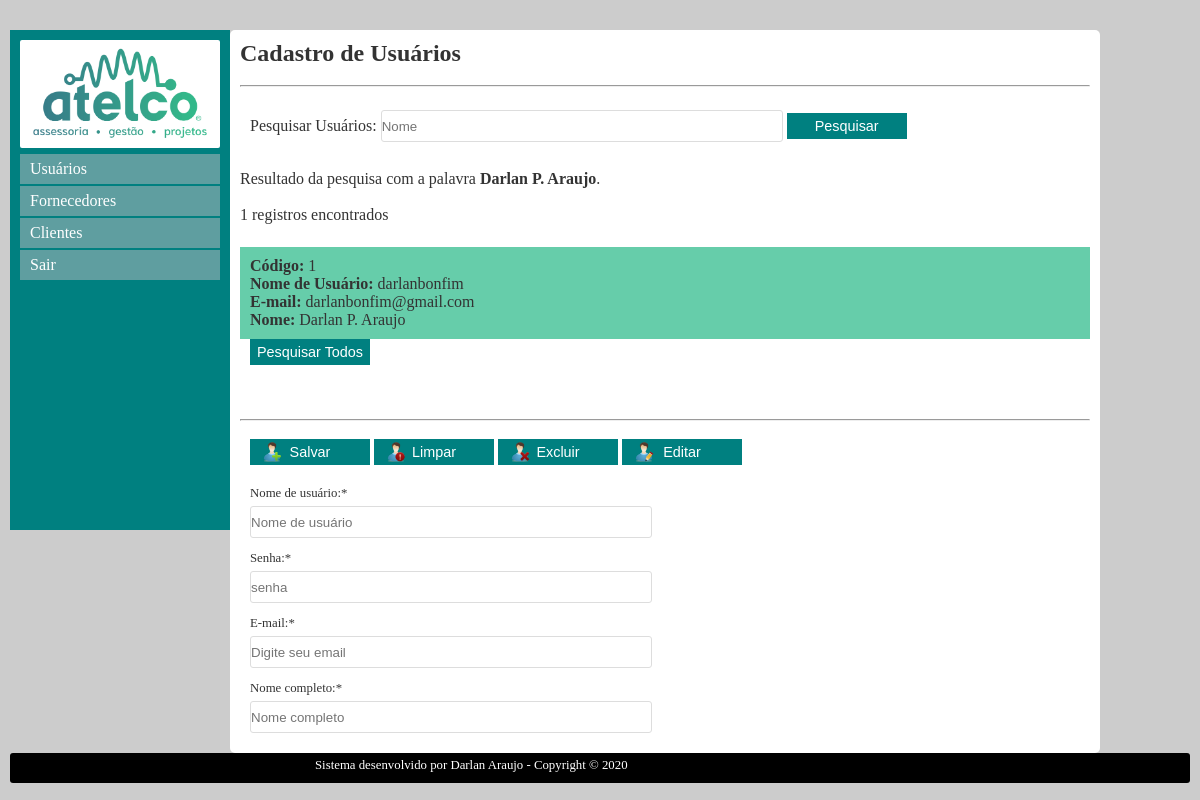
The app's page /usuarios.php?filtro=Darlan P. Araujo with its own data.
### tables this page shows
CREATE TABLE `usuarios` (
  `codigo` int(11) NOT NULL,
  `usuario` varchar(40) NOT NULL,
  `senha` varchar(40) NOT NULL,
  `email` varchar(40) NOT NULL,
  `nome` varchar(40) NOT NULL
);

### usuarios.php (the view, shortened to what this page needs)
<?php
include_once("conexao.php");
$filtro = isset($_GET['filtro'])?$_GET['filtro']:"";
$sql = "SELECT * FROM usuarios WHERE nome like '%$filtro%'";
$consultas = mysqli_query($conexao, $sql);
$registros = mysqli_num_rows($consultas);
?>
<!DOCTYPE html>
<html lang="pt-br">
	<head>
		<link rel="stylesheet" type="text/css" href="css/estilo_usuarios.css">
	</head>
	<body>
		<div class="container">
			<nav>
				<a href="index.php"><img src="imagens/logo.png" alt="Atelco" title="Atelco"></a>
				<ul class="menu">
					<a href="usuarios.php"><li>Usuários</li></a>
					<a href="fornecedores.php"><li>Fornecedores</li></a>
					<a href="clientes.php"><li>Clientes</li></a>
					<a href="index.php"><li>Sair</li></a>
				</ul>
			</nav>
			<section>
				<h1>Cadastro de Usuários</h1><br>
				<hr><br>
                <form method="get" action="">
                    Pesquisar Usuários: <input type="text" name="filtro" class="campo" placeholder="Nome">
                    <input type="submit" value="Pesquisar" class="btn"><br><br>
                </form>
                <?php
                print "Resultado da pesquisa com a palavra <strong>$filtro</strong>.<br><br>";
                print "$registros registros encontrados";
                print "<br><br>";
                while($exibirRegistros = mysqli_fetch_array($consultas)){
                    $codigo = $exibirRegistros[0];
                    $usuario = $exibirRegistros[1];
                    $email = $exibirRegistros[3];
                    $nome = $exibirRegistros[4];
                    if(!$filtro == ""){
                        print "<article>";
                        print "<strong>Código:</strong> $codigo<br>";
                        print "<strong>Nome de Usuário:</strong> $usuario<br>";
                        print "<strong>E-mail:</strong> $email<br>";
                        print "<strong>Nome:</strong> $nome";
                        print "</article>";
                    }
                }
                ?>
                <form method="get" action="consulta_usuarios.php">
                    <input type="submit" value="Pesquisar Todos" class="btn"><br><br>
                </form>
                <br><br><hr><br>
				<form method="post" action="processa.php">
					<input type="submit" name="salvar" class="btn salvar" value="Salvar">
					<input type="reset" name="limpar" class="btn limpar" value="Limpar">
					<input type="button" name="excluir" class="btn excluir" value="Excluir">
					<input type="button" name="editar" class="btn editar" value="Editar">
					<br><br>
					<label for="usuario">Nome de usuário:*</label><br>
					<input type="text" name="usuario" id="usuario" class="campo" placeholder="Nome de usuário" required autofocus maxlength="40"><br>
					<label for="senha">Senha:*</label><br>
					<input type="password" name="senha" id="senha" class="campo" placeholder="senha" required autofocus minlength="3" maxlength="40"><br>
					<label for="email">E-mail:*</label><br>
					<input type="email" name="email" id="email" class="campo" placeholder="Digite seu email" required><br>
					<label for="nome">Nome completo:*</label><br>
					<input type="text" name="nome" id="nome" class="campo" placeholder="Nome completo" required maxlength="40"><br>
				</form>
			</section>
		</div>
		<dir class="rodape">
			<footer><p>Sistema desenvolvido por Darlan Araujo - Copyright © 2020</p></footer>
		</dir>
	</body>
</html>

### css/estilo_usuarios.css (style rules this page uses)
* { margin: 0; padding: 0; }
body { background-color: #ccc; font-family: verdana; font-size: 100%; }
.container { width: 1200px; height: auto; max-height: 1000px; min-height: 500px; padding: 10px; margin: auto; margin-top: 20px; box-sizing: border-box; padding: 10px; }
nav { width: 220px; min-height: 500px; height: auto; background-color: #008080; box-sizing: border-box; padding: 10px; float: left; }
img { width: 200px; height: auto; background-color: #fff; border-radius: 2px; }
section { background-color: #fff; color: #333; width: 870px; min-height: 500px; box-sizing: border-box; padding: 10px; float: left; border-radius: 5px; }
.rodape { margin: 10px; background-position: center; background-color: black; margin-top: 5px; height: 30px; color: #fff; clear: both; border-radius: 3px; }
a { text-decoration: none; color: #fff; }
p { margin-left: 300px; font-size: 80%; padding: 5px; }
form { margin-left: 10px; height: auto; }
label { font-size: 80%; }
ul.menu { list-style-type: none; cursor: pointer; }
ul.menu li { width: 200px; height: 30px; line-height: 30px; box-sizing: border-box; padding-left: 10px; background-color: #5F9EA0; margin-top: 2px; }
.btn { font-size: 90%; width: 120px; padding: 3px; background-color: #008080; color: #fff; border: 2px solid #008080; cursor: pointer; }
.salvar { background-image: url(../imagens/icones/salvar.png); background-repeat: no-repeat; background-position: 10% 50%; background-size: 20px; }
.limpar { background-image: url(../imagens/icones/limpar.png); background-repeat: no-repeat; background-position: 10% 50%; background-size: 20px; }
.excluir { background-image: url(../imagens/icones/excluir.png); background-repeat: no-repeat; background-position: 10% 50%; background-size: 20px; }
.editar { background-image: url(../imagens/icones/editar.png); background-repeat: no-repeat; background-position: 10% 50%; background-size: 20px; }
.campo { width: 400px; height: 30px; border-radius: 3px; margin-top: 5px; border: 1px solid #ddd; margin-bottom: 10px; }
article { width: 100%; box-sizing: border-box; padding: 10px; background-color: #66CDAA; margin-top: 5px; }

### records on screen
usuarios: codigo "1", usuario "darlanbonfim", email "darlanbonfim@gmail.com", nome "Darlan P. Araujo"

### other values on screen
$filtro "Darlan P. Araujo"
$registros "1"
